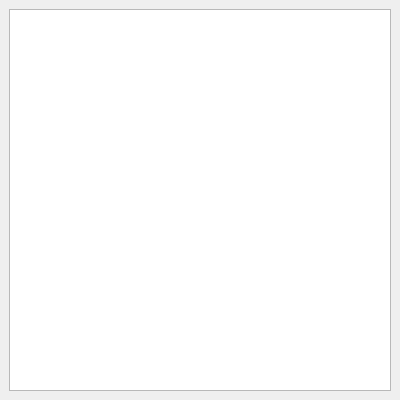
<?xml version="1.0" encoding="UTF-8"?>
<ui version="4.0">
 <class>MainWindow</class>
 <widget class="QMainWindow" name="MainWindow">
  <property name="geometry">
   <rect>
    <x>0</x>
    <y>0</y>
    <width>400</width>
    <height>400</height>
   </rect>
  </property>
  <property name="windowTitle">
   <string>MainWindow</string>
  </property>
  <widget class="QWidget" name="centralwidget">
   <layout class="QVBoxLayout" name="verticalLayout">
    <item>
     <widget class="CustomTreeView" name="treeView"/>
    </item>
   </layout>
  </widget>
 </widget>
 <customwidgets>
  <customwidget>
   <class>CustomTreeView</class>
   <extends>QTreeView</extends>
   <header location="global">customtreeview.h</header>
  </customwidget>
 </customwidgets>
 <resources/>
 <connections/>
</ui>
